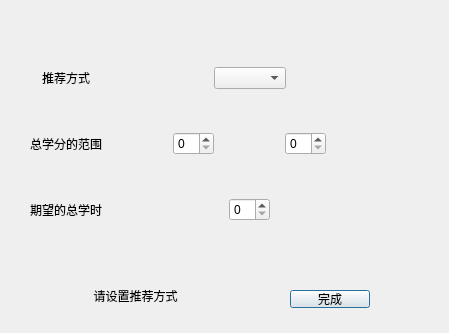
<?xml version="1.0" encoding="UTF-8"?>
<ui version="4.0">
 <class>RecommendDialog</class>
 <widget class="QDialog" name="RecommendDialog">
  <property name="geometry">
   <rect>
    <x>0</x>
    <y>0</y>
    <width>449</width>
    <height>333</height>
   </rect>
  </property>
  <property name="windowTitle">
   <string>Dialog</string>
  </property>
  <widget class="QPushButton" name="CreateButton">
   <property name="geometry">
    <rect>
     <x>290</x>
     <y>290</y>
     <width>80</width>
     <height>18</height>
    </rect>
   </property>
   <property name="text">
    <string>完成</string>
   </property>
  </widget>
  <widget class="QWidget" name="gridLayoutWidget">
   <property name="geometry">
    <rect>
     <x>30</x>
     <y>30</y>
     <width>361</width>
     <height>231</height>
    </rect>
   </property>
   <layout class="QGridLayout" name="MainLayout">
    <item row="2" column="0">
     <widget class="QLabel" name="TimeLabel">
      <property name="text">
       <string>期望的总学时</string>
      </property>
      <property name="alignment">
       <set>Qt::AlignCenter</set>
      </property>
     </widget>
    </item>
    <item row="1" column="0">
     <widget class="QLabel" name="PointLabel">
      <property name="text">
       <string>总学分的范围</string>
      </property>
      <property name="alignment">
       <set>Qt::AlignCenter</set>
      </property>
     </widget>
    </item>
    <item row="0" column="0">
     <widget class="QLabel" name="WayLabel">
      <property name="text">
       <string>推荐方式</string>
      </property>
      <property name="alignment">
       <set>Qt::AlignCenter</set>
      </property>
     </widget>
    </item>
    <item row="0" column="1">
     <layout class="QHBoxLayout" name="UpLayout">
      <item>
       <spacer name="Spacer2">
        <property name="orientation">
         <enum>Qt::Horizontal</enum>
        </property>
        <property name="sizeHint" stdset="0">
         <size>
          <width>40</width>
          <height>20</height>
         </size>
        </property>
       </spacer>
      </item>
      <item>
       <widget class="QComboBox" name="WaySelect"/>
      </item>
      <item>
       <spacer name="Spacer3">
        <property name="orientation">
         <enum>Qt::Horizontal</enum>
        </property>
        <property name="sizeHint" stdset="0">
         <size>
          <width>40</width>
          <height>20</height>
         </size>
        </property>
       </spacer>
      </item>
     </layout>
    </item>
    <item row="1" column="1">
     <layout class="QHBoxLayout" name="MiddleLayout">
      <item>
       <spacer name="Spacer5">
        <property name="orientation">
         <enum>Qt::Horizontal</enum>
        </property>
        <property name="sizeHint" stdset="0">
         <size>
          <width>40</width>
          <height>20</height>
         </size>
        </property>
       </spacer>
      </item>
      <item>
       <widget class="QSpinBox" name="PointLow"/>
      </item>
      <item>
       <spacer name="Spacer6">
        <property name="orientation">
         <enum>Qt::Horizontal</enum>
        </property>
        <property name="sizeHint" stdset="0">
         <size>
          <width>40</width>
          <height>20</height>
         </size>
        </property>
       </spacer>
      </item>
      <item>
       <widget class="QSpinBox" name="PointUp"/>
      </item>
      <item>
       <spacer name="Spacer7">
        <property name="orientation">
         <enum>Qt::Horizontal</enum>
        </property>
        <property name="sizeHint" stdset="0">
         <size>
          <width>40</width>
          <height>20</height>
         </size>
        </property>
       </spacer>
      </item>
     </layout>
    </item>
    <item row="2" column="1">
     <layout class="QHBoxLayout" name="DownLayout">
      <item>
       <spacer name="Spacer9">
        <property name="orientation">
         <enum>Qt::Horizontal</enum>
        </property>
        <property name="sizeHint" stdset="0">
         <size>
          <width>40</width>
          <height>20</height>
         </size>
        </property>
       </spacer>
      </item>
      <item>
       <widget class="QSpinBox" name="TimeExpect"/>
      </item>
      <item>
       <spacer name="Spacer10">
        <property name="orientation">
         <enum>Qt::Horizontal</enum>
        </property>
        <property name="sizeHint" stdset="0">
         <size>
          <width>40</width>
          <height>20</height>
         </size>
        </property>
       </spacer>
      </item>
     </layout>
    </item>
   </layout>
  </widget>
  <widget class="QLabel" name="TitleLabel">
   <property name="geometry">
    <rect>
     <x>70</x>
     <y>280</y>
     <width>131</width>
     <height>31</height>
    </rect>
   </property>
   <property name="text">
    <string>请设置推荐方式</string>
   </property>
   <property name="alignment">
    <set>Qt::AlignCenter</set>
   </property>
  </widget>
 </widget>
 <resources/>
 <connections/>
</ui>
